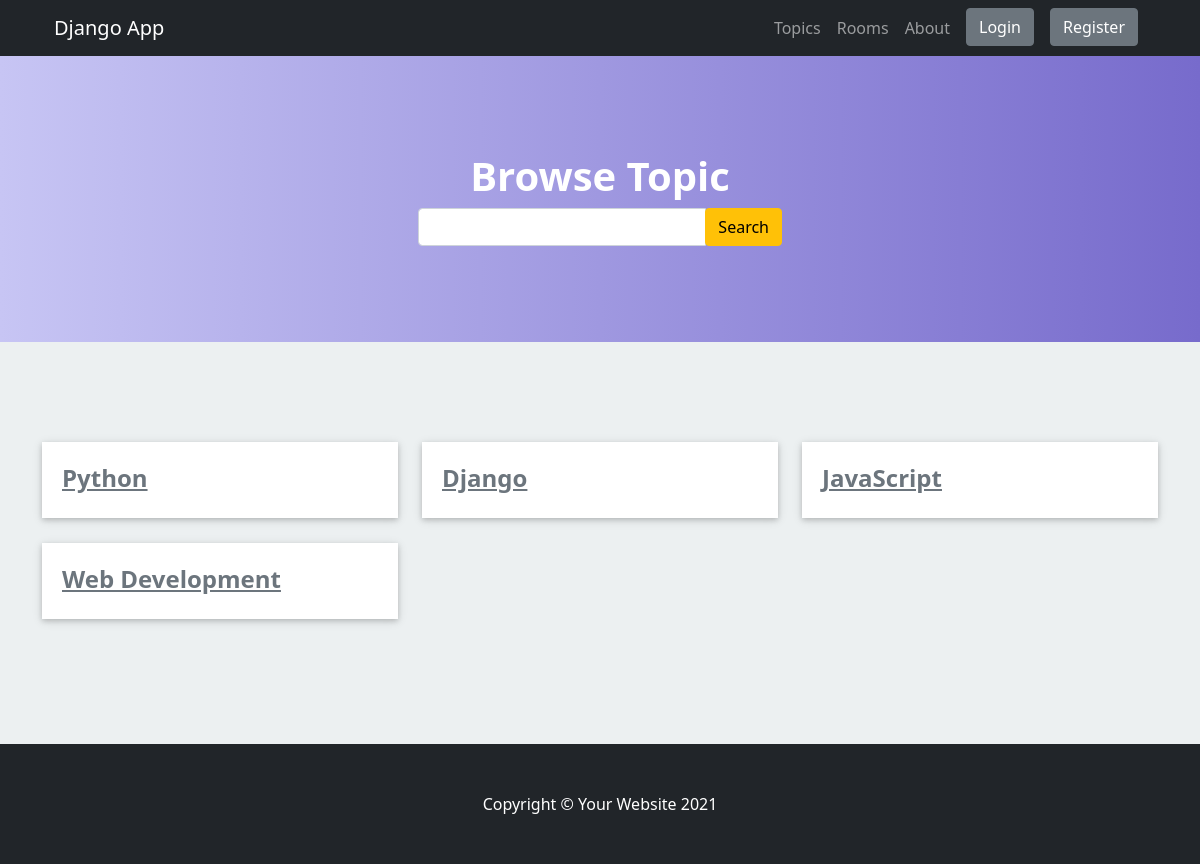
Page /topics/ on the committed database.
### base/models.py (models this page shows, shortened)
class Topic(models.Model):
    name = models.CharField(max_length=200)
    created_at = models.DateTimeField(auto_now_add=True)
    updated_at = models.DateTimeField(auto_now=True)

### base/views.py (the view)
# urls.py: path('topics/', views.topics, name="topics"),
def topics(request):
  topics = Topic.objects.all()
  searchedValue = None
  if request.method == 'POST':
    form = request.POST
    searchedValue = form.get("topic_name")
    topics = Topic.objects.filter(name__icontains=searchedValue)
  topicContext = {'topics': topics, 'searchedValue': searchedValue}
  return render(request, 'base/topic/topics.html', topicContext)

### base/templates/base/topic/topics.html (shortened to what this page needs)
{% extends 'main.html' %}
{% block content %}
    <header class="bg-primary bg-gradient text-white">
        <div class="container px-4 text-center">
            <h1 class="fw-bolder">Browse Topic</h1>
            <form action="" method="POST">
                <div class="col-lg-4 offset-4">
                    <div class="input-group custom-search-form">
                    <input type="text" value="{{searchedValue | default_if_none:""}}" name="topic_name" class="form-control">
                    <span class="input-group-btn">
                        <button type="submit" class="btn btn-warning" type="button">Search</button>
                    </span>
                    </div>
                </div>
            </form>
        </div>
    </header>
    <section class="details-card" id="topic-cards">
        <div class="container">
            {% include 'base/components/topics.html' %}
        </div>
    </section>
{% endblock  %}

### base/templates/base/components/topics.html
<div class="row">
    {% for topic in topics %}
    <div class="col-md-4">
        <div class="card-content">
            <div class="card-desc">
                <h3><a class="link-secondary" href="{% url 'topic' topic.id %}">{{ topic.name }}</a></h3>
            </div>
        </div>
    </div>
    {% endfor %}
</div>

### rows in the picture
Topic: name "Python"
Topic: name "Django"
Topic: name "JavaScript"
Topic: name "Web Development"
